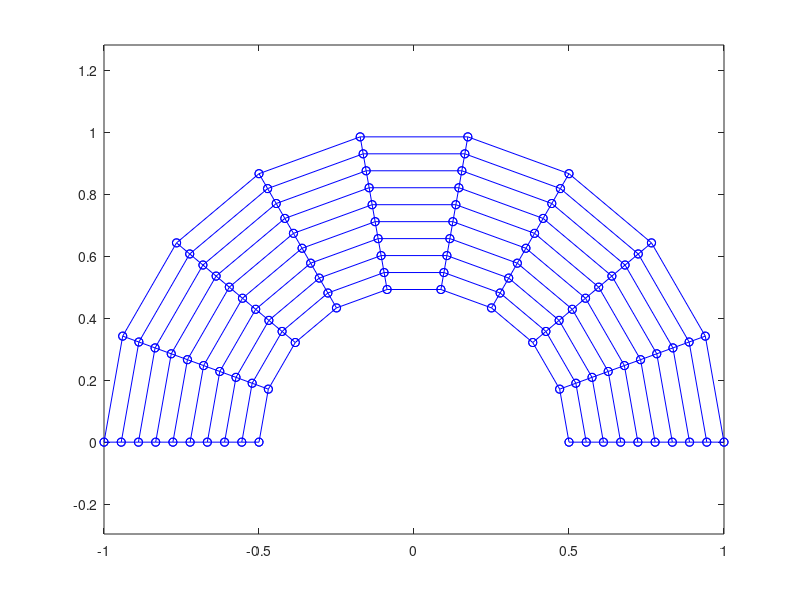

This figure's MATLAB source: (Note: this script raises an error after producing the figure.)
%% Homework 5, Part 2
clc; close all; clear all;

%% Study error
sample_grd_spacing = 50;
nt_arr = linspace(10,100,sample_grd_spacing);
error_arr = zeros(sample_grd_spacing);
for grd_spacing = 1:sample_grd_spacing

    %% Create half annulus
    nr = 10; %nt = 30;
    nt = nt_arr(grd_spacing);
    [r,theta] = meshgrid(linspace(0.5,1,nr),linspace(0,pi,nt));
    x = r.*cos(theta); y = r.*sin(theta);
    % [X,Y] = meshgrid(x,y);

    plot(x,y,'b-o',x',y','b-o'), axis equal
%     hold on
    %% Iterate over elements on grid
    % Note: We take the small elements on the rs grid as the new element on xy
    %             Call the discretization of one element a subelement
    A_tot = 0;
    n_sub_elems = 10;
    for i = 1:nt-1
        for j = 1:nr-1
            % Define corners
            ul_x = x(i,j);
            ur_x = x(i,j+1);
            ll_x = x(i+1,j);
            lr_x = x(i+1,j+1);
            xp = [ll_x lr_x ur_x ul_x];

            ul_y = y(i,j);
            ur_y = y(i,j+1);
            ll_y = y(i+1,j);
            lr_y = y(i+1,j+1);
            yp = [ll_y lr_y ur_y ul_y];

    %         % Visualize element being plotted
    %         scatter(xp, yp, 50, 'g', 'filled')

            % Pull discretization info
            [x_pts, y_pts, jac_arr, dA_arr] = rs2xy(xp,yp,n_sub_elems);

            % Add to total area
            A_tot = A_tot + sum(sum(dA_arr,1),2);
        end
    end

%     disp(A_tot)
    error_arr(grd_spacing) = 3/8*pi - A_tot;
end

figure
plot(nt_arr, error_arr)
hold on
plot(linspace(10,100), linspace(10,100).^(-2), '--')
legend('error', 'min(n_t, n_r)^2')
xlabel('min(n_t, n_r)')
title('Error of Half Annulus Area') 